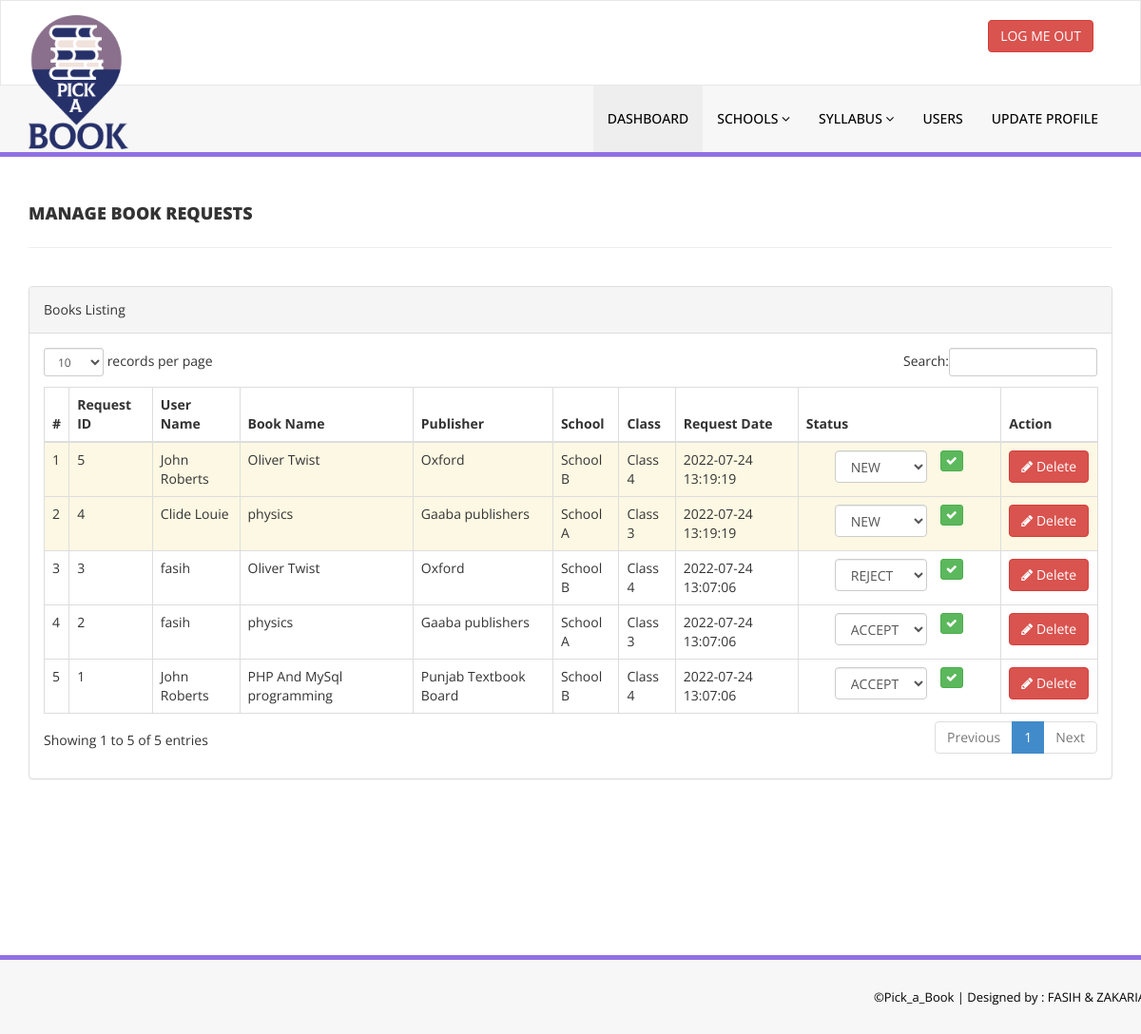
Screenshot of /admin/manage-book-requests.php (signed in) with the database file from the repository.
### tables this page shows
CREATE TABLE `book_requests` (
  `id` int(11) NOT NULL,
  `id_user` int(11) NOT NULL,
  `id_book` int(11) NOT NULL,
  `status` varchar(255) NOT NULL,
  `view_flag` varchar(255) NOT NULL DEFAULT '1',
  `updated_date` datetime DEFAULT NULL,
  `created_date` datetime NOT NULL
);

CREATE TABLE `tblstudents` (
  `id` int(11) NOT NULL,
  `StudentId` varchar(100) DEFAULT NULL,
  `FullName` varchar(120) DEFAULT NULL,
  `EmailId` varchar(120) DEFAULT NULL,
  `MobileNumber` char(11) DEFAULT NULL,
  `Password` varchar(120) DEFAULT NULL,
  `Status` int(1) DEFAULT NULL,
  `RegDate` timestamp NULL DEFAULT current_timestamp(),
  `UpdationDate` timestamp NULL DEFAULT NULL ON UPDATE current_timestamp()
);

CREATE TABLE `tblbooks` (
  `id` int(11) NOT NULL,
  `BookName` varchar(255) DEFAULT NULL,
  `id_school` int(11) DEFAULT NULL,
  `id_class` int(11) NOT NULL,
  `id_publisher` int(11) DEFAULT NULL,
  `BookPrice` int(11) DEFAULT NULL,
  `RegDate` timestamp NULL DEFAULT current_timestamp(),
  `UpdationDate` timestamp NULL DEFAULT NULL ON UPDATE current_timestamp()
);

CREATE TABLE `publishers` (
  `id` int(11) NOT NULL,
  `PublisherName` varchar(159) DEFAULT NULL,
  `creationDate` timestamp NULL DEFAULT current_timestamp(),
  `UpdationDate` timestamp NULL DEFAULT NULL ON UPDATE current_timestamp()
);

CREATE TABLE `schools` (
  `id` int(11) NOT NULL,
  `name` varchar(255) NOT NULL,
  `class_type` varchar(255) DEFAULT NULL,
  `created_date` datetime NOT NULL DEFAULT current_timestamp(),
  `updated_date` datetime DEFAULT NULL
);

CREATE TABLE `classes` (
  `id` int(11) NOT NULL,
  `id_school` int(11) NOT NULL,
  `class_name` varchar(255) NOT NULL,
  `created_date` datetime NOT NULL DEFAULT current_timestamp()
);

### admin/manage-book-requests.php (the view, shortened to what this page needs)
<?php
include('includes/config.php');
if (strlen($_SESSION['alogin']) == 0) {
    header('location:index.php');
} else {
    ?>
    <!DOCTYPE html>
    <html xmlns="http://www.w3.org/1999/xhtml">
    <head>
        <link href="assets/css/bootstrap.css" rel="stylesheet"/>
        <link href="assets/css/font-awesome.css" rel="stylesheet"/>
        <link href="assets/js/dataTables/dataTables.bootstrap.css" rel="stylesheet"/>
        <link href="assets/css/style.css" rel="stylesheet"/>
    </head>
    <body>
    <?php include('includes/header.php'); ?>
    <div class="content-wrapper">
        <div class="container">
            <div class="row pad-botm">
                <div class="col-md-12">
                    <h4 class="header-line">Manage Book Requests</h4>
                </div>
                <div class="row">
                </div>
            </div>
            <div class="row">
                <div class="col-md-12">
                    <div class="panel panel-default">
                        <div class="panel-heading">
                            Books Listing
                        </div>
                        <div class="panel-body">
                            <div class="table-responsive">
                                <table class="table table-bordered table-hover" id="dataTables-example">
                                    <thead>
                                    <tr>
                                        <th>#</th>
                                        <th>Request ID</th>
                                        <th>User Name</th>
                                        <th>Book Name</th>
                                        <th>Publisher</th>
                                        <th>School</th>
                                        <th>Class</th>
                                        <th>Request Date</th>
                                        <th>Status</th>
                                        <th>Action</th>
                                    </tr>
                                    </thead>
                                    <tbody>
                                    <?php $sql = "SELECT br.*, b.BookName, u.FullName, s.name as school_name, c.class_name, p.PublisherName from book_requests br
                                                JOIN tblbooks b ON b.id = br.id_book
                                                JOIN tblstudents u ON u.id = br.id_user
                                                JOIN schools s ON s.id = b.id_school
                                                JOIN classes c ON c.id = b.id_class
                                                JOIN publishers p ON p.id = b.id_publisher
                                                ORDER BY id DESC";
                                    $query = $dbh->prepare($sql);
                                    $query->execute();
                                    $results = $query->fetchAll(PDO::FETCH_OBJ);
                                    $cnt = 1;
                                    $new_request = "";
                                    if ($query->rowCount() > 0) {
                                        foreach ($results as $result) {
                                            if (htmlentities($result->status) == 'NEW') {
                                                $new_request = "bg-warning";
                                            } else {
                                                $new_request = "";
                                            } ?>
                                            <tr class="odd gradeX <?php echo $new_request ?>">
                                                <td class="center"><?php echo htmlentities($cnt); ?></td>
                                                <td class="center"><?php echo htmlentities($result->id); ?></td>
                                                <td class="center"><?php echo htmlentities($result->FullName); ?></td>
                                                <td class="center"><?php echo htmlentities($result->BookName); ?></td>
                                                <td class="center"><?php echo htmlentities($result->PublisherName); ?></td>
                                                <td class="center"><?php echo htmlentities($result->school_name); ?></td>
                                                <td class="center"><?php echo htmlentities($result->class_name); ?></td>
                                                <td class="center"><?php echo htmlentities($result->created_date); ?></td>
                                                <td class="center">
                                                    <form role="form" method="post"
                                                          action="manage-book-requests.php?status-id=<?php echo htmlentities($result->id); ?>">
                                                        <div class="col-sm-12">
                                                            <div class="col-sm-8">
                                                                <select class="form-control" name="status" id="status">
                                                                    <option value="NEW" <?php if (htmlentities($result->status) == 'NEW') {
                                                                        echo "selected";
                                                                    } ?>>NEW
                                                                    </option>
                                                                    <option value="ACCEPT" <?php if (htmlentities($result->status) == 'ACCEPT') {
                                                                        echo "selected";
                                                                    } ?>>ACCEPT
                                                                    </option>
                                                                    <option value="REJECT" <?php if (htmlentities($result->status) == 'REJECT') {
                                                                        echo "selected";
                                                                    } ?>>REJECT
                                                                    </option>
                                                                </select>
                                                            </div>
                                                            <div class="col-sm-4">
                                                                <button class="btn btn-xs btn-success "
                                                                        type="submit"><i class="fa fa-check"></i></button>
                                                            </div>
                                                        </div>
                                                    </form>
                                                </td>
                                                <td class="center">
                                                    <a href="manage-book-requests.php?del=<?php echo htmlentities($result->id); ?>"
                                                       onclick="return confirm('Are you sure you want to delete?');">
                                                        <button class="btn btn-danger"><i class="fa fa-pencil"></i>
                                                            Delete
                                                        </button>
                                                </td>
                                            </tr>
                                            <?php $cnt = $cnt + 1;
                                        }
                                    } ?>
                                    </tbody>
                                </table>
                            </div>
                        </div>
                    </div>
                </div>
            </div>
        </div>
    </div>
    <?php include('includes/footer.php'); ?>
    </body>
    </html>
<?php } ?>

### admin/includes/header.php (shortened to what this page needs)
<div class="navbar navbar-inverse set-radius-zero">
    <div class="container">
        <div class="navbar-header">
            <a class="navbar-brand">
                <img src="assets/img/logo-header.png" width="105">
            </a>
        </div>
        <div class="right-div">
            <a href="logout.php" class="btn btn-danger pull-right">LOG ME OUT</a>
        </div>
    </div>
</div>
<section class="menu-section">
    <div class="container">
        <div class="row ">
            <div class="col-md-12">
                <div class="navbar-collapse collapse ">
                    <ul id="menu-top" class="nav navbar-nav navbar-right">
                        <li><a href="dashboard.php" class="menu-top-active">DASHBOARD</a></li>
                        <li>
                            <a href="#" class="dropdown-toggle" id="ddlmenuItem" data-toggle="dropdown"> SCHOOLS <i
                                        class="fa fa-angle-down"></i></a>
                        </li>
                        <li>
                            <a href="#" class="dropdown-toggle" id="ddlmenuItem" data-toggle="dropdown"> Syllabus <i
                                        class="fa fa-angle-down"></i></a>
                        </li>
                        <li><a href="reg-students.php">Users</a></li>
                        <li><a href="change-password.php">Update Profile</a></li>
                    </ul>
                </div>
            </div>
        </div>
    </div>
</section>

### admin/includes/footer.php
<section class="footer-section">
     <div class="container">
         <div class="row">
             <div class="col-md-12">
                &copy;Pick_a_Book |<a href="#" target="_blank"  > Designed by : FASIH & ZAKARIA </a>
             </div>
         </div>
     </div>
 </section>

### admin/assets/css/style.css (style rules this page uses)
.set-radius-zero { border-radius:0px; -moz-border-radius:0px; -webkit-border-radius:0px; }
.content-wrapper { margin-top: 40px; min-height:800px; padding-bottom:90px; }
.header-line { font-weight:900; padding-bottom:25px; border-bottom:1px solid #eeeeee; text-transform:uppercase; }
.pad-botm { padding-bottom:30px; }
.right-div { float: right; padding: 20px; }
#menu-top a { color:#000; text-decoration:none; font-weight:500; padding: 25px 15px 25px 15px; text-transform:uppercase; }
.menu-section { background-color: #f7f7f7; border-bottom:5px solid #9170E4; width:100% }
.menu-top-active { background-color:#eeeeee; }
.navbar-inverse { background-color: #FFF; border-color: rgba(155, 153, 153, 0.23); }
.navbar { min-height: 90px; margin-bottom: 0px; }
.footer-section { padding:25px 50px 25px 50px; color:#000; font-size:13px; background-color: #f7f7f7; text-align:right; border-top:5px solid #9170E4; }
.footer-section a, .footer-section a:hover { color:#000; }

### rows the page displays
book_requests: id "5", tblstudents.FullName "John Roberts", id_book.BookName "Oliver Twist", publishers.PublisherName "Oxford", schools.name "School B", classes.class_name "Class 4", created_date "2022-07-24 13:19:19", status "NEW"
book_requests: id "4", tblstudents.FullName "Clide Louie", id_book.BookName "physics", publishers.PublisherName "Gaaba publishers", schools.name "School A", classes.class_name "Class 3", created_date "2022-07-24 13:19:19", status "NEW"
book_requests: id "3", tblstudents.FullName "fasih", id_book.BookName "Oliver Twist", publishers.PublisherName "Oxford", schools.name "School B", classes.class_name "Class 4", created_date "2022-07-24 13:07:06", status "REJECT"
book_requests: id "2", tblstudents.FullName "fasih", id_book.BookName "physics", publishers.PublisherName "Gaaba publishers", schools.name "School A", classes.class_name "Class 3", created_date "2022-07-24 13:07:06", status "ACCEPT"
book_requests: id "1", tblstudents.FullName "John Roberts", id_book.BookName "PHP And MySql programming", publishers.PublisherName "Punjab Textbook Board", schools.name "School B", classes.class_name "Class 4", created_date "2022-07-24 13:07:06", status "ACCEPT"
